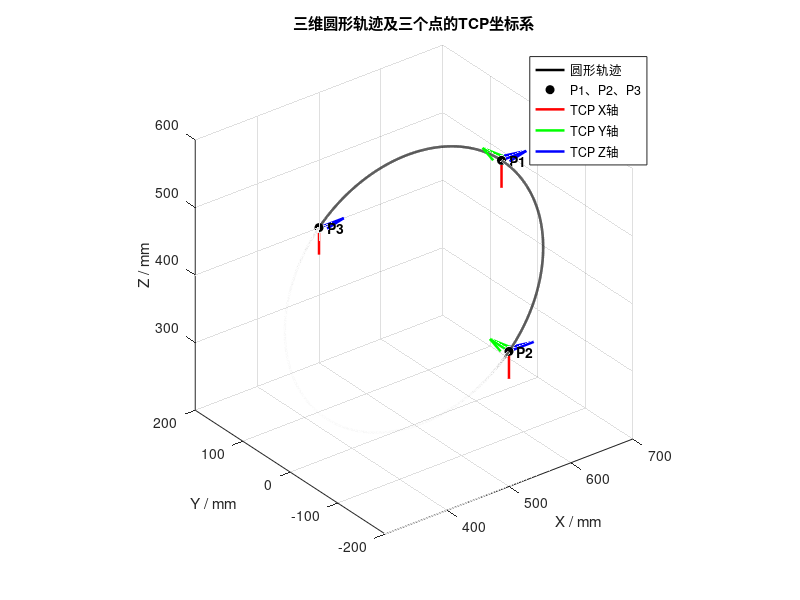

The MATLAB script that drew this image:
% 三点确定空间圆轨迹，首先输入三点坐标，然后生成空间圆形轨迹
% 可以设置频率与运行速度，方便生成TCP所有点的位置
% 可以设置TCP点相对于基坐标系的姿态（3*3矩阵）

% 三点坐标 SR4 D400
P1 = [641.44;    0; 541.44];
P2 = [500.00; -200; 400.00];
P3 = [500.00;  200; 400.00];
points = [P1, P2, P3];
% 
% % 三点坐标SR4 D40
% P1 = [500 + 14.1421;    0; 400 + 14.1421];
% P2 = [500; -20; 400]; 
% P3 = [500;  20; 400];
% points = [P1, P2, P3];

% % NB4斜向空间圆：半径200 mm，圆平面法向量为[1, 0, 1]/sqrt(2)
% P1 = [331.063710; -188.558820; 319.977830];
% P2 = [472.485066237; 11.441180; 178.556473763];
% P3 = [331.063710; 211.441180; 319.977830];
% points = [P1, P2, P3];

% % NB4斜向空间圆：半径20 mm
% % 圆心：[331.063710, 11.441180, 319.977830] mm
% % 圆平面法向量：[1, 0, 1]/sqrt(2)
% P1 = [331.063710;   -8.558820; 319.977830];
% P2 = [345.205845624; 11.441180; 305.835694376];
% P3 = [331.063710;   31.441180; 319.977830];
% points = [P1, P2, P3];

% 采样频率与运行速度
v = 50;% 单位mm/s
fre = 1000;% 单位：Hz

output_txt_name = 'circle_R200_TCP_poses_SR4_V50.txt';

% TCP相对于基坐标系的姿态
posture = [0 0 1;
           0 1 0;
          -1 0 0;];

% 根据三个不共线点计算空间圆的圆心、半径和法向量
a = P2 - P1;
b = P3 - P1;
normal = cross(a, b);
if norm(normal) < 1e-9
    error('P1、P2、P3不能共线。');
end

center = P1 + (cross(normal, a) * dot(b, b) + ...
               cross(b, normal) * dot(a, a)) / (2 * dot(normal, normal));
radius = norm(P1 - center);
normal = normal / norm(normal);

% 在圆平面内建立正交坐标系，使轨迹按P1 -> P2 -> P3的方向运行
ex = (P1 - center) / radius;
ey = cross(normal, ex);
angle_P2 = mod(atan2(ey.' * (P2 - center), ex.' * (P2 - center)), 2*pi);
angle_P3 = mod(atan2(ey.' * (P3 - center), ex.' * (P3 - center)), 2*pi);
if angle_P2 > angle_P3
    ey = -ey;
end

% 根据圆周长度、运行速度和采样频率生成完整圆轨迹
if v <= 0 || fre <= 0
    error('运行速度v和采样频率fre必须大于0。');
end
circle_time = 2*pi*radius / v;
segment_count = max(3, ceil(circle_time * fre));
theta = linspace(0, 2*pi, segment_count + 1);
trajectory = center + radius * (ex * cos(theta) + ey * sin(theta));
Ideal_traj = trajectory.';

% 为圆周每个采样点生成TCP相对于基坐标系的4*4齐次位姿矩阵
if norm(posture.' * posture - eye(3), 'fro') > 1e-9 || ...
        abs(det(posture) - 1) > 1e-9
    error('posture必须是有效的3*3旋转矩阵。');
end

point_count = size(trajectory, 2);
TCP_poses = repmat(eye(4), 1, 1, point_count);
TCP_poses(1:3, 1:3, :) = repmat(posture, 1, 1, point_count);
TCP_poses(1:3, 4, :) = reshape(trajectory, 3, 1, point_count);

% TXT中每四行对应一个采样点的4*4位姿矩阵，矩阵之间用空行分隔
output_dir = 'E:\Y2_1\20260828_Robot_trajectory_tracking_v2\Trajectory_TCP';
if ~exist(output_dir, 'dir')
    [mkdir_ok, mkdir_msg] = mkdir(output_dir);
    if ~mkdir_ok
        error('无法创建输出目录：%s\n%s', output_dir, mkdir_msg);
    end
end
output_file = fullfile(output_dir,output_txt_name);
file_id = fopen(output_file, 'w');
if file_id == -1
    error('无法创建TCP位姿文件：%s', output_file);
end

try
    for i = 1:point_count
        fprintf(file_id, '%.10f %.10f %.10f %.10f\n', TCP_poses(:, :, i).');
        fprintf(file_id, '\n');
    end
    fclose(file_id);
catch ME
    fclose(file_id);
    rethrow(ME);
end

% 在三维坐标系中显示空间圆、三个输入点及其TCP坐标系
figure('Color', 'w', 'Name', 'Circle R200 and TCP frames');
plot3(trajectory(1, :), trajectory(2, :), trajectory(3, :), ...
      'k-', 'LineWidth', 1.8, 'DisplayName', '圆形轨迹');
hold on;
plot3(points(1, :), points(2, :), points(3, :), ...
      'ko', 'MarkerFaceColor', 'k', 'MarkerSize', 6, ...
      'DisplayName', 'P1、P2、P3');

axis_length = 0.2 * radius;
for i = 1:size(points, 2)
    origin = points(:, i);
    quiver3(origin(1), origin(2), origin(3), ...
            posture(1, 1) * axis_length, posture(2, 1) * axis_length, ...
            posture(3, 1) * axis_length, 0, 'r', 'LineWidth', 1.8, ...
            'MaxHeadSize', 0.5, 'HandleVisibility', 'off');
    quiver3(origin(1), origin(2), origin(3), ...
            posture(1, 2) * axis_length, posture(2, 2) * axis_length, ...
            posture(3, 2) * axis_length, 0, 'g', 'LineWidth', 1.8, ...
            'MaxHeadSize', 0.5, 'HandleVisibility', 'off');
    quiver3(origin(1), origin(2), origin(3), ...
            posture(1, 3) * axis_length, posture(2, 3) * axis_length, ...
            posture(3, 3) * axis_length, 0, 'b', 'LineWidth', 1.8, ...
            'MaxHeadSize', 0.5, 'HandleVisibility', 'off');
    text(origin(1), origin(2), origin(3), ['  P', num2str(i)], ...
         'FontSize', 10, 'FontWeight', 'bold');
end

% 使用不可见对象在图例中标明TCP三轴颜色
plot3(nan, nan, nan, 'r-', 'LineWidth', 1.8, 'DisplayName', 'TCP X轴');
plot3(nan, nan, nan, 'g-', 'LineWidth', 1.8, 'DisplayName', 'TCP Y轴');
plot3(nan, nan, nan, 'b-', 'LineWidth', 1.8, 'DisplayName', 'TCP Z轴');

grid on;
axis equal;
view(3);
xlabel('X / mm');
ylabel('Y / mm');
zlabel('Z / mm');
title('三维圆形轨迹及三个点的TCP坐标系');
legend('Location', 'best');

fprintf('圆心：[%.4f, %.4f, %.4f] mm\n', center);
fprintf('半径：%.4f mm\n', radius);
fprintf('轨迹点数：%d\n', point_count);
fprintf('TCP位姿已写入：%s\n', output_file);
